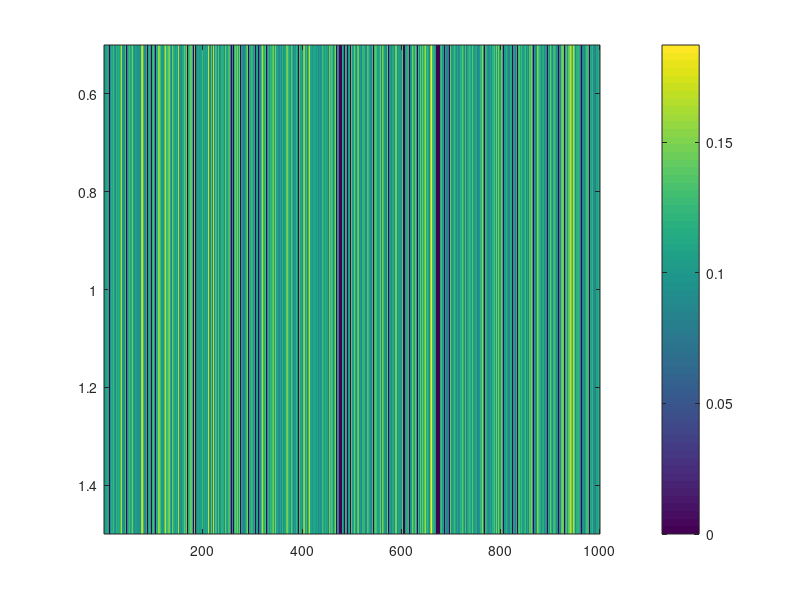

The MATLAB source for this figure: (Note: this script raises an error after producing the figure.)
function [D,X,errors]=ksvd_test
    clear all
    close all
    rng (0);

    sigma=0.1;
    identity=eye(10);
    temp=repmat(linspace(1,10,10),100,1);
    data=temp(:);
    result = cellfun(@(x) imnoise(identity(:,x), 'gaussian', 0, sigma*sigma), num2cell(data, 1), 'UniformOutput', false);
    data=cell2mat(result);

    %data
    %imagesc (data); colorbar; pause, close
    
    
    mean_data=mean(data);
    mean_data=repmat(mean_data,size(data,1),1);
    data=data-mean_data;
    imagesc (data); colorbar; pause, close
    
    var_data=var(data);
    threshold = prctile (var_data, 10);
    %imagesc (var_data); colorbar; pause, close
    var_data=var_data.*(var_data>threshold);
    imagesc (var_data); colorbar; pause, close
    
    

    [D,X,errors]=my_ksvd (data(:,logical(var_data)),10,sigma*sqrt(numel(data)),100); %Threshold not clear
end

